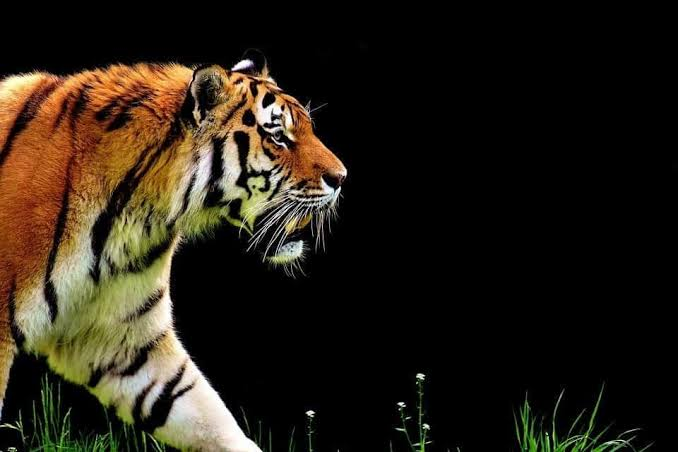
#> input picture Week1/HridhdeeshJain-250452-week1/1.jpg, 678 x 452 px, given in place of ed1.jpeg, which was not available
$ python week1.py
#> lines starting #> are read from the running program, lines starting #| are printed output that depends on the picture; pictures that were not available may be replaced by others from this repository, and a replacement may not be noted
import cv2 as cv
import numpy as np

img1=cv.imread('/home/keys/Downloads/ed1.jpeg')
#> img1 is the input picture: shape (452, 678, 3); mean B, G, R 21.5, 32.5, 39.9
img2=cv.imread('/home/keys/Downloads/2.jpeg')
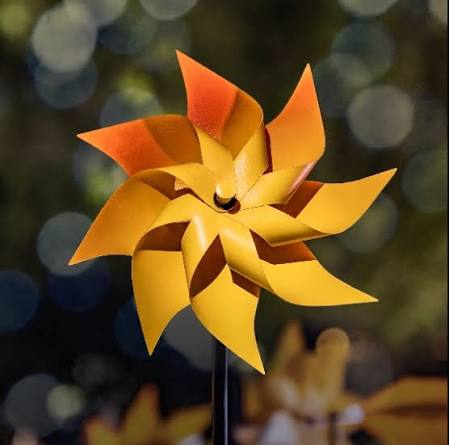
#> input picture Week1/HridhdeeshJain-250452-week1/2.jpg, 449 x 445 px, given in place of 2.jpeg, which was not available
#> img2 is the input picture: shape (445, 449, 3); mean B, G, R 35.7, 71.8, 95.6

gray1=cv.cvtColor(img1,cv.COLOR_BGR2GRAY)
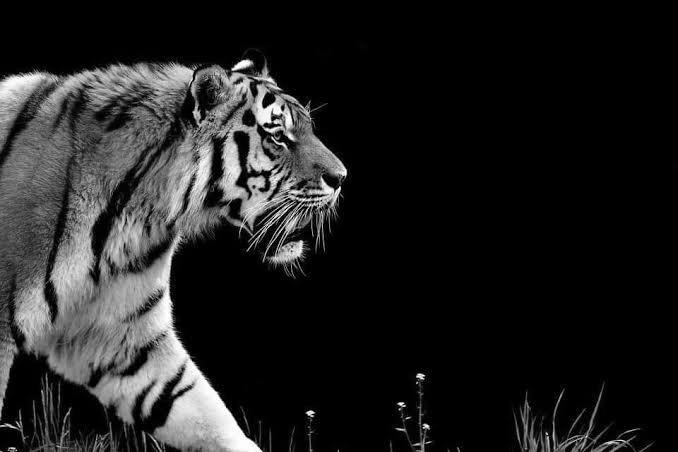
#> gray1: shape (452, 678); min 0, max 255, mean 33.5
gray2=cv.cvtColor(img2,cv.COLOR_BGR2GRAY)
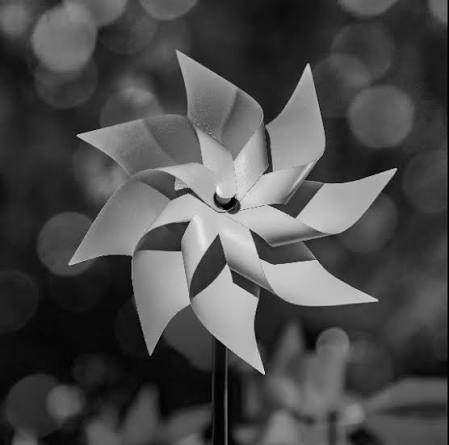
#> gray2: shape (445, 449); min 0, max 238, mean 74.8

b1=cv.GaussianBlur(gray1,(5,5),0)
b2=cv.GaussianBlur(gray2,(5,5),0)


# using Sobel

sobelx1=cv.Sobel(gray1,cv.CV_64F,1,0,ksize=5)
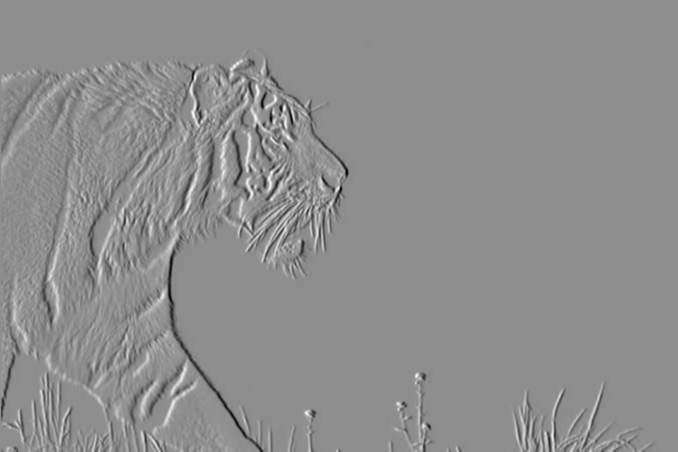
#> sobelx1: shape (452, 678) float64; min -10884, max 8658, mean -14.4; drawn with min black and max white
sobely1=cv.Sobel(gray1,cv.CV_64F,0,1,ksize=5)
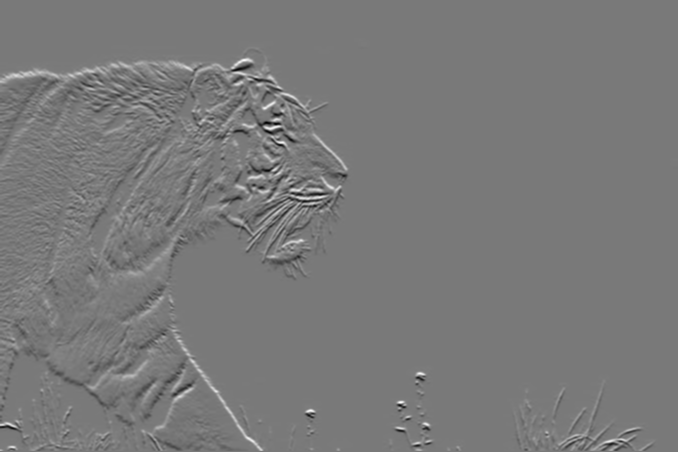
#> sobely1: shape (452, 678) float64; min -10198, max 11125, mean 12.4; drawn with min black and max white


cx1=cv.convertScaleAbs(sobelx1)
cy1=cv.convertScaleAbs(sobely1)
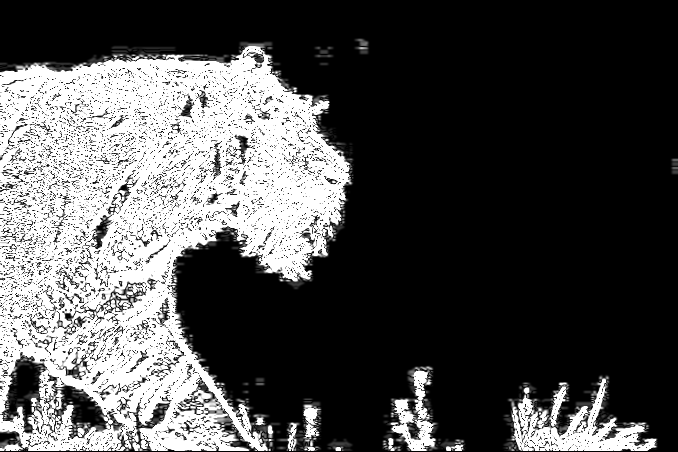
#> cy1: shape (452, 678); min 0, max 255, mean 78.4


sobel1=cv.addWeighted(cx1,0.5,cy1,0.5,0)
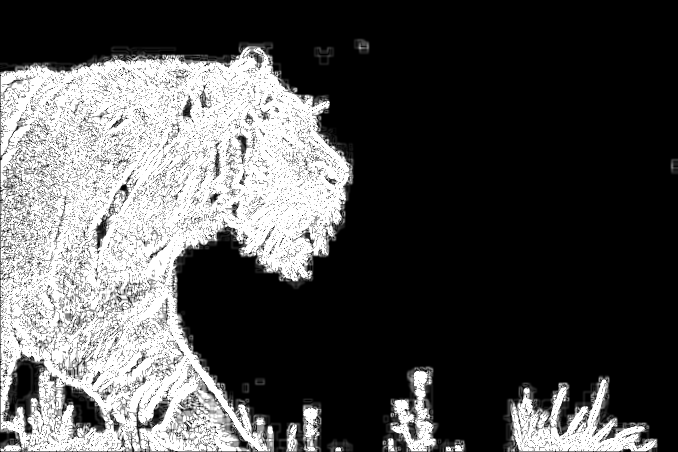
#> sobel1: shape (452, 678); min 0, max 255, mean 80

cv.imwrite('sobel1_w.jpg',sobel1)

# [21 lines of commented-out code are left out]
